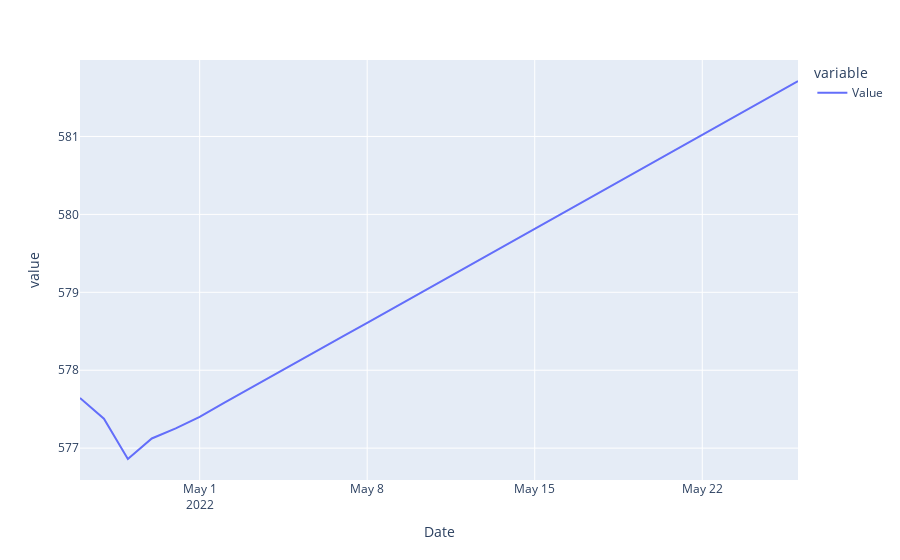

Notebook cell for this chart:
### Code cell
import plotly.express as px

fig = px.line(eur)
fig.show()

### Figure 1 — Plotly figure (JSON) as saved in the notebook; plotly's stock layout.template omitted (floating-point values rounded to 4 significant figures)
{"data": [{"hovertemplate": "variable=Value<br>Date=%{x}<br>value=%{y}<extra></extra>", "legendgroup": "Value", "line": {"color": "#636efa", "dash": "solid"}, "marker": {"symbol": "circle"}, "mode": "lines", "name": "Value", "orientation": "v", "showlegend": true, "type": "scatter", "x": ["2022-04-26T00:00:00", "2022-04-27T00:00:00", "2022-04-28T00:00:00", "2022-04-29T00:00:00", "2022-04-30T00:00:00", "2022-05-01T00:00:00", "2022-05-02T00:00:00", "2022-05-03T00:00:00", "2022-05-04T00:00:00", "2022-05-05T00:00:00", "2022-05-06T00:00:00", "2022-05-07T00:00:00", "2022-05-08T00:00:00", "2022-05-09T00:00:00", "2022-05-10T00:00:00", "2022-05-11T00:00:00", "2022-05-12T00:00:00", "2022-05-13T00:00:00", "2022-05-14T00:00:00", "2022-05-15T00:00:00", "2022-05-16T00:00:00", "2022-05-17T00:00:00", "2022-05-18T00:00:00", "2022-05-19T00:00:00", "2022-05-20T00:00:00", "2022-05-21T00:00:00", "2022-05-22T00:00:00", "2022-05-23T00:00:00", "2022-05-24T00:00:00", "2022-05-25T00:00:00", "2022-05-26T00:00:00"], "xaxis": "x", "y": [577.6, 577.4, 576.9, 577.1, 577.3, 577.4, 577.6, 577.7, 577.9, 578.1, 578.3, 578.4, 578.6, 578.8, 579.0, 579.1, 579.3, 579.5, 579.6, 579.8, 580.0, 580.2, 580.3, 580.5, 580.7, 580.9, 581.0, 581.2, 581.4, 581.5, 581.7], "yaxis": "y"}], "layout": {"legend": {"title": {"text": "variable"}, "tracegroupgap": 0}, "margin": {"t": 60}, "xaxis": {"anchor": "y", "domain": [0, 1], "title": {"text": "Date"}}, "yaxis": {"anchor": "x", "domain": [0, 1], "title": {"text": "value"}}}}
